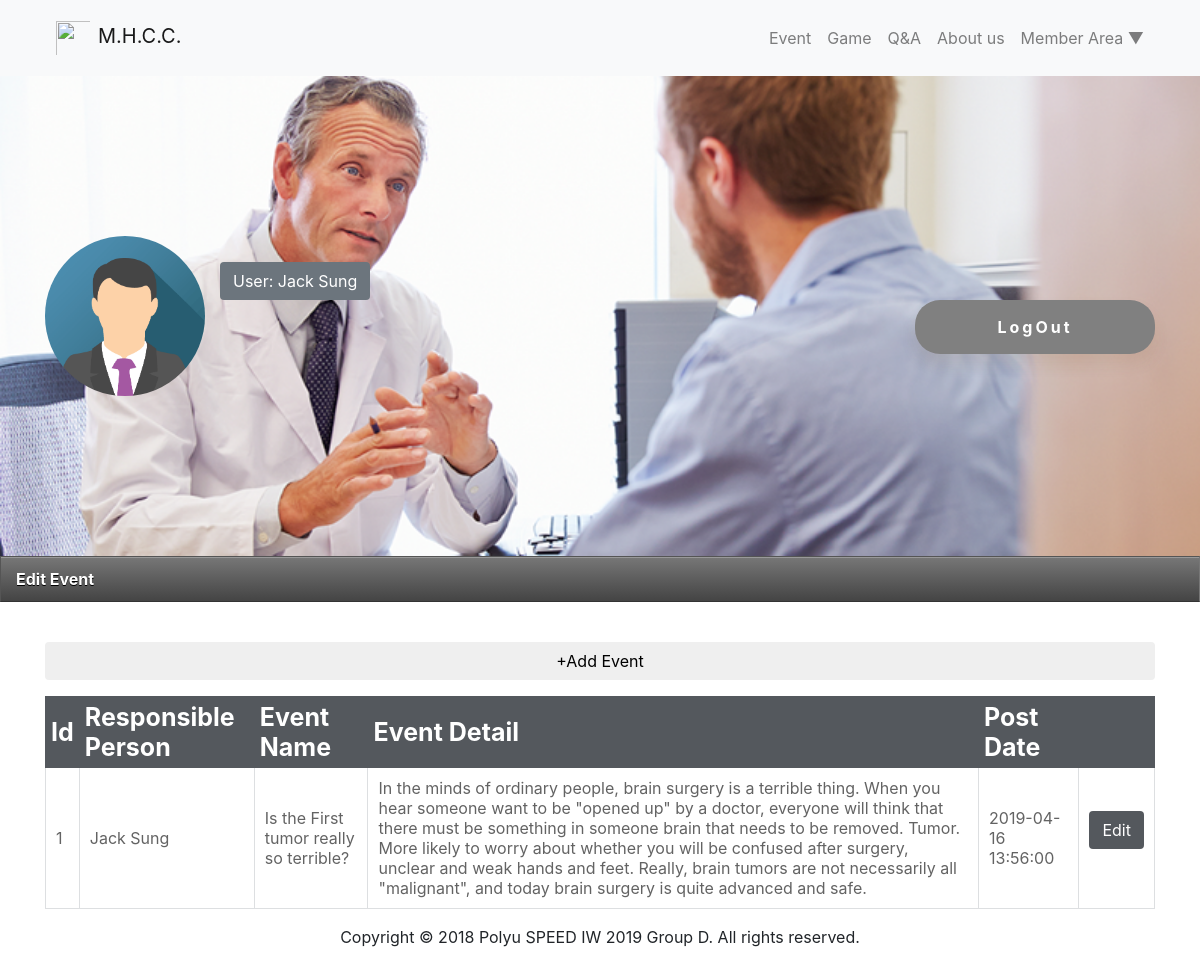
The app's page /editevent.php (signed in) with its own data.
### tables this page shows
CREATE TABLE Doctor( 

username varChar(20) PRIMARY KEY NOT NULL,  

fname varchar(20) NOT NULL,  

lname VarChar(20) NOT NULL,  

job_position VarChar(20) NOT NULL,  

DateOfbrith date NOT NULL,  

gender VarChar(20) NOT NULL,  

email VarChar(100) NOT NULL,  

contactno VarChar(8) NOT NULL,  

officeaddress VarChar(400) NOT NULL 

);

CREATE TABLE events( 

eventid INT AUTO_INCREMENT PRIMARY KEY NOT NULL, 

Doctor  Varchar(20) NOT NULL, 

eventname Varchar(300) NOT NULL,

eventdetail Varchar(2000) NOT NULL,  

dateOfpost DateTime NOT NULL

);

### editevent.php (the view, shortened to what this page needs)
<html>
<link href="css/bootstrap.css" rel="stylesheet">
<link rel="stylesheet" href="css/swiper.min.css">
<link rel="stylesheet" href="css/style.css">
<link rel="stylesheet" href="css/aboutus.css">
<link rel="stylesheet" type="text/css" href="css/Doctor_list.css">
<link rel="stylesheet" type="text/css" href="css/Edit.css">
<head>
</head>
<body>
    <?php
	include 'NavgationBar.php';
	?>
		<section class="subpage_banner">
			<div class="container">
				<div class="row subpage_banner_center">
					<div class="col-2">
						<img src="images/icon.png" class="d-block w-100 icon">
					</div>
					<div class="col-10">
						<div class="row">
							<div class="btn no_cursor text-white  bg-secondary">
								<p class="m-0 p-0">User:
									<span id="infoName"><?php
									$name=$_COOKIE['user'];
									if ($name!='admin'){
										$sql  = "SELECT * FROM doctor where username = '$name'";
										$stmt = $conn->query($sql);
										foreach($stmt as $row){
											$name = $row['fname']." ".$row['lname'];
										}
									}else $name="Admin";
									echo $name  ?></span>
								</p>
							</div>
						</div>
						<div class="row">
							<div class="col-12 text-right">
								<form method="post" class='sbutton'>
									<input type="submit" value="LogOut" name="LogOut" class="btn button blue">
								</form>
							</div>
						</div>
					</div>
				</div>
		</section>
		<div class="main">
			<div class="tab">
			Edit Event
			</div>
			<br>
<?php
if (isset($_COOKIE['user'])){
	if (!isset($_POST["editevent"])){
		echo '<div class="row"><div class="container"><button id="addQB" onclick="hide()" class="btn w-100 my-3 add-button">+Add Event</button>';
		echo '<table border=1 align=center id="displayAC">
			<tr>
				<th>Id</th>
				<th>Responsible Person</th>
				<th>Event Name</th>
				<th>Event Detail</th>
				<th>Post Date</th>
				<th></th>
			</tr>';
		$i=0;
		if ($_COOKIE['user']!="admin"){
			$sql = "SELECT * FROM events,Doctor
					WHERE Doctor.username = events.Doctor
					AND events.Doctor=:name";
			$stmt = $conn->prepare($sql);
			$stmt->execute(array(':name'=>$_COOKIE['user']));
		}else{
			$sql = "SELECT * FROM events,Doctor
					WHERE Doctor.username = events.Doctor";
			$stmt = $conn->prepare($sql);
			$stmt->execute();
		}
		foreach ($stmt as $row) {
				$i++;
				echo '<tr><td>'.$i.'</td><td>'.$row['fname'].' '.$row['lname'].'</td><td>'.$row['eventname'].'</td><td>'.$row['eventdetail'].'</td><td>'.$row['dateOfpost'].'</td><td>';
				echo '<form method="post"><input type="hidden" name="editevent" value="'.$row['eventid'].'">';
				echo '<input type="submit" value="Edit" class="btn gray text-white"></form></td></tr>';
			}
		echo'</table>';
	}
}else {
	echo'<meta http-equiv="Refresh" content="0; url=index.php" />';
	}
	echo '</div></div>';
?>
		</div>
		<footer class="nav-down py-3">
        Copyright © 2018 Polyu SPEED IW 2019 Group D. All rights reserved.
    </footer>
</body>
</html>

### css/style.css (style rules this page uses)
.button { text-align: center; font-size: 16px; letter-spacing: 3px; border-radius: 25px; min-width: 240px; padding-top: 14px; padding-bottom: 14px; font-weight: bold; -webkit-box-shadow: 0px 10px 15px rgba(115, 76, 31, 0.1); box-shadow: 0px 10px 15px rgba(115, 76, 31, 0.1); }
.button.blue { color: white; background-color: gray; }
.no_cursor { cursor: unset !important; }
.subpage_banner { background: url(../images/banner.png); background-repeat: no-repeat; background-size: 100% auto; height: 60vh; }
.subpage_banner_center { display: flex; align-items: center; height: 60vh; }
.icon { border-radius: 50%; }
.nav-down { text-align: center; }
#viewRecord th, #showhistoryTable th, ul.admin li, div.tab, button.tablinks, .modal-header, .modal-footer, ul#menuList li { background: linear-gradient(#777, #444); border-left: 1px solid #555; border-right: 1px solid #777; border-top: 1px solid #555; border-bottom: 1px solid #333; box-shadow: inset 0 1px 0 #999; color: #fff; font-weight: bold; padding: 10px 15px; position: relative; text-shadow: 0 1px 0 #000; }
input, textarea, select { border-radius: 10px; }

### css/AboutUs.css (style rules this page uses)
html, body { position: relative; height: 100%; }

### css/Doctor_list.css (style rules this page uses)
table { border-collapse: collapse; }
th { background-color: #54585d; border: 1px solid #54585d; padding: 5px; color: #ffffff; font-weight: bold; font-size: 13px; }
td { padding: 10px; color: #636363; border: 1px solid #dddfe1; }
tr { background-color: #ffffff; }
.gray { background-color:#54585d; vertical-align:unset; }

### css/Edit.css (style rules this page uses)
#displayAC th { font-size:25px }

### records on screen
doctor: name "Jack Sung"
events: doctor.fname "Jack", doctor.lname "Sung", eventname "Is the First tumor really so terrible?", eventdetail "In the minds of ordinary people, brain surgery is a terrible thing. When you hear someone want to be \"opened up\" by a doctor, everyone will think that there must be something in someone brain that needs to be removed. Tumor. More likely to worry about whether you will be confused after surgery, unclear and weak hands and feet. Really, brain tumors are not necessarily all \"malignant\", and today brain surgery is quite advanced and safe.", dateOfpost "2019-04-16 13:56:00"
